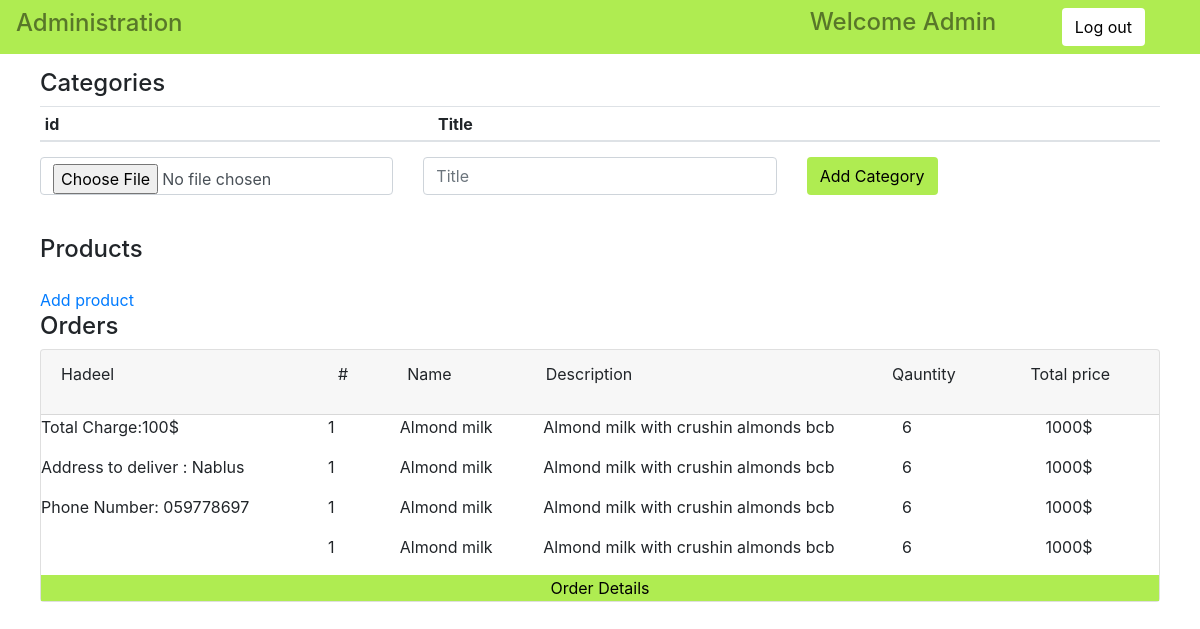
/admin, run on an earlier commit of the app's database.
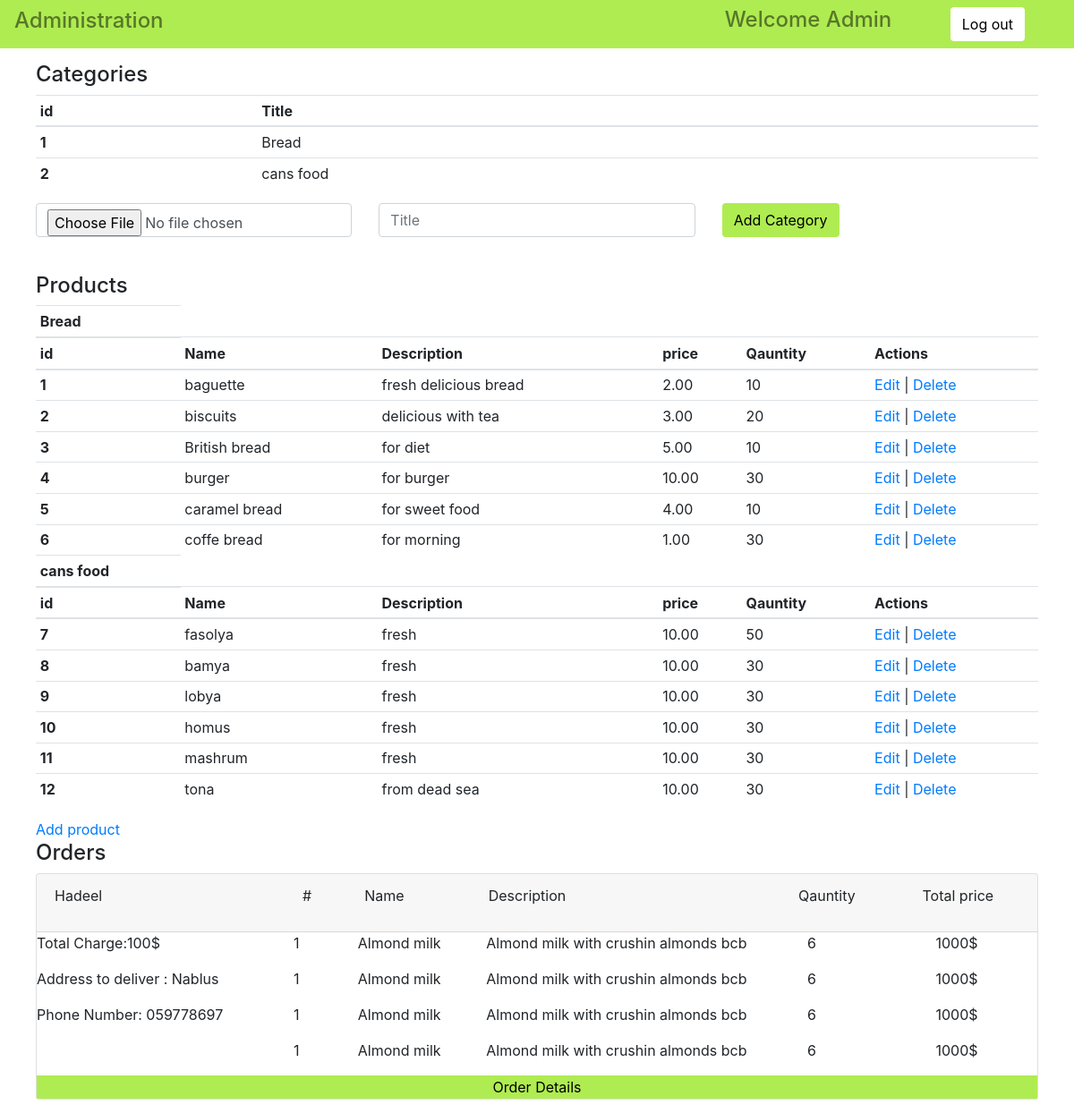
And on a later commit of the database.
### dojo_app/models.py (models this page shows)
class Category(models.Model):
    title=models.CharField(max_length=255)
    image=models.ImageField(null=True,blank=True, upload_to="categories/")
    created_at=models.DateTimeField(auto_now_add=True)
    updated_at=models.DateTimeField(auto_now=True)

class Product(models.Model):
    name=models.CharField(max_length=255)
    price=models.DecimalField(max_digits=5,decimal_places=2)
    quantity=models.IntegerField()
    image=models.ImageField(null=True,blank=True,upload_to="products/")
    description=models.TextField()
    category=models.ForeignKey(Category,related_name="products",on_delete=models.CASCADE)
    created_at=models.DateTimeField(auto_now_add=True)
    updated_at=models.DateTimeField(auto_now=True)

### dojo_app/views.py (the view)
# urls.py: path('admin', views.showadminpage),
def showadminpage(request):
    context={
            "categories":Category.objects.all(),
        }
    return render(request, "admin_interface.html", context)

### dojo_app/templates/admin_interface.html (shortened to what this page needs)
<!DOCTYPE html>
<html lang="en">
<head>
    <link rel="stylesheet" href="https://stackpath.bootstrapcdn.com/bootstrap/4.1.3/css/bootstrap.min.css"
>
    {% load static %}
    <link rel="stylesheet" href="{%static 'css/admin1.css' %}">
</head>
<body>
    <nav class=" navbar">
        <h4>Administration </h4>
        <div class="col-4">
            <h4> Welcome Admin</h4>
            <a href="/logout" class="btn btn-header mr-4 radius">Log out</a>
        </div>
    </nav>
    <main>
        <h4>Categories</h4>
        <table class="table table-sm">
            <thead>
                <tr>
                    <th scope="col">id</th>
                    <th scope="col">Title</th>
                </tr>
            </thead>
            <tbody>
                <tr>
                    {% for category in categories %}
                    <th scope="row">{{category.id}}</th>
                    <td>{{category.title}}</td>
                </tr>
                {% endfor%}
            </tbody>
        </table>
        <form enctype="multipart/form-data" method="POST" action="/add_category"
            class="row mt-3 mb-3 justify-content-start">
            <div class="col-4">
                <input type="file" class="form-control" name="img" placeholder="Browse">
            </div>
            <div class="col-4">
                <input type="text" name="title" class="form-control" placeholder="Title">
            </div>
            <div class="col-4">
                <input type="submit" class="btn addcat" value="Add Category">
            </div>
        </form><br>
        <h4>Products</h4>
        <table class="table table-sm">
            {% for category in categories %}
            <thead>
                <th scope="col">{{category.title}}</th>
            </thead>
            <thead>
                <tr>
                    <th scope="col">id</th>
                    <th scope="col">Name</th>
                    <th scope="col">Description</th>
                    <th scope="col">price</th>
                    <th scope="col">Qauntity</th>
                    <th scope="col">Actions</th>
                </tr>
            </thead>
            <tbody>
                {% for product in category.products.all %}
                <tr>
                    <th scope="row">{{product.id}}</th>
                    <td>{{product.name}}</td>
                    <td>{{product.description}}</td>
                    <td>{{product.price}}</td>
                    <td>{{product.quantity}}</td>
                    <td><a href="/edit_product_form/{{product.id}}">Edit</a> | <a href="#">Delete</a></td>
                </tr>
                {% endfor%}
            </tbody>
            {% endfor%}
        </table>
        <a href="/add_product_form">Add product</a>
        <h4>Orders</h4>
        <div class="card">
            <div class="card-header name">
                <div class="row">
                    <div class="col-3">
                        <div>
                            <p>Hadeel </p>
                        </div>
                    </div>
                    <div class="col-9">
                        <div class="row">
                            <div class="col-1">
                                <span>#</span>
                            </div>
                            <div class="col-2">
                                <span>Name</span>
                            </div>
                            <div class="col-5">
                                <p style="word-wrap: normal;">Description</p>
                            </div>
                            <div class="col-2"><span>Qauntity</span>
                            </div>
                            <div class="col-2">
                                <span>Total price</span>
                            </div>
                        </div>
                    </div>
                </div>
            </div>
            <div class="card-body-{{1}}">
                <div class="row">
                    <div class="col-3">
                        <div>
                            <p>Total Charge:100$</p>
                        </div>
                        <div>
                            <p>Address to deliver : Nablus</p>
                        </div>
                        <div>
                            <p>Phone Number: 059778697 </p>
                        </div>
                    </div>
                    <div class="col-9">
                        <div class="row">
                            <div class="col-1">
                                <span>1</span>
                            </div>
                            <div class="col-2">
                                <span>Almond milk</span>
                            </div>
                            <div class="col-5">
                                <p style="word-wrap: normal;">Almond milk with crushin almonds bcb </p>
                            </div>
                            <div class="col-2"><span>6</span>
                            </div>
                            <div class="col-2">
                                <span>1000$</span>
                            </div>
                        </div>
                        <div class="row">
                            <div class="col-1">
                                <span>1</span>
                            </div>
                            <div class="col-2">
                                <span>Almond milk</span>
                            </div>
                            <div class="col-5">
                                <p style="word-wrap: normal;">Almond milk with crushin almonds bcb </p>
                            </div>
                            <div class="col-2"><span>6</span>
                            </div>
                            <div class="col-2">
                                <span>1000$</span>
                            </div>
                        </div>
                        <div class="row">
                            <div class="col-1">
                                <span>1</span>
                            </div>
                            <div class="col-2">
                                <span>Almond milk</span>
                            </div>
                            <div class="col-5">
                                <p style="word-wrap: normal;">Almond milk with crushin almonds bcb </p>
                            </div>
                            <div class="col-2"><span>6</span>
                            </div>
                            <div class="col-2">
                                <span>1000$</span>
                            </div>
                        </div>
                        <div class="row">
                            <div class="col-1">
                                <span>1</span>
                            </div>
                            <div class="col-2">
                                <span>Almond milk</span>
                            </div>
                            <div class="col-5">
                                <p style="word-wrap: normal;">Almond milk with crushin almonds bcb </p>
                            </div>
                            <div class="col-2"><span>6</span>
                            </div>
                            <div class="col-2">
                                <span>1000$</span>
                            </div>
                        </div>
                    </div>
                </div>
            </div>
            <button>Order Details</button>
        </div>
    </main>
</body>
</html>

### dojo_app/static/css/admin1.css (style rules this page uses)
.navbar { background-color: #afec51; color:rgba(0, 0, 0, 0.493); }
.btn-header { background-color:white; color: black; }
nav>div { display: flex; justify-content: space-between; }
main { padding: 15px 40px; }
.addcat { background-color:#afec51; }
button { text-align: center; background-color:#afec51; border:transparent; }

What changed in the data, as far as the page shows it:
added Category: id "1", title "Bread"
added Category: id "2", title "cans food"
added Product: id "1", name "baguette", description "fresh delicious bread", price "2.00", quantity "10", shown under "Bread"
added Product: id "2", name "biscuits", description "delicious with tea", price "3.00", quantity "20", shown under "Bread"
added Product: id "3", name "British bread", description "for diet", price "5.00", quantity "10", shown under "Bread"
added Product: id "4", name "burger", description "for burger", price "10.00", quantity "30", shown under "Bread"
added Product: id "5", name "caramel bread", description "for sweet food", price "4.00", quantity "10", shown under "Bread"
added Product: id "6", name "coffe bread", description "for morning", price "1.00", quantity "30", shown under "Bread"
added Product: id "7", name "fasolya", description "fresh", price "10.00", quantity "50", shown under "cans food"
added Product: id "8", name "bamya", description "fresh", price "10.00", quantity "30", shown under "cans food"
added Product: id "9", name "lobya", description "fresh", price "10.00", quantity "30", shown under "cans food"
added Product: id "10", name "homus", description "fresh", price "10.00", quantity "30", shown under "cans food"
added Product: id "11", name "mashrum", description "fresh", price "10.00", quantity "30", shown under "cans food"
added Product: id "12", name "tona", description "from dead sea", price "10.00", quantity "30", shown under "cans food"
